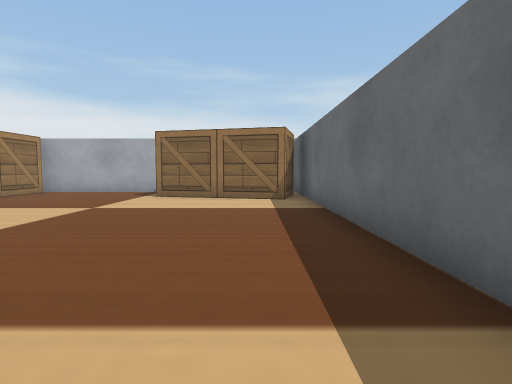
view 1 (above)

16 first-person views from a walk through a robot-simulator world made for Webots. The camera is 0.04 m above the floor, tilts 4° down and sees 80° across. The floor is counted in squares, 0.05 m on a side. Each view is taken from the middle of a square. On the plan, view 1 faces up. The plan holds only what a view shows up to about 10 squares ahead; the rest is blank. Robots are left out. Simple shapes and patterns stand in for the simulator's stock objects.

view 2
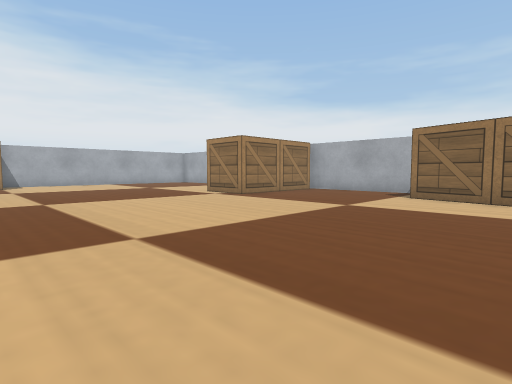

view 3
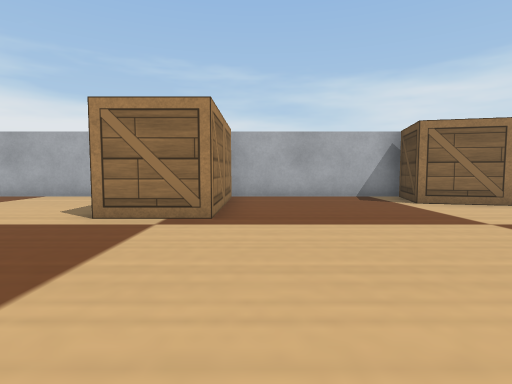

view 4
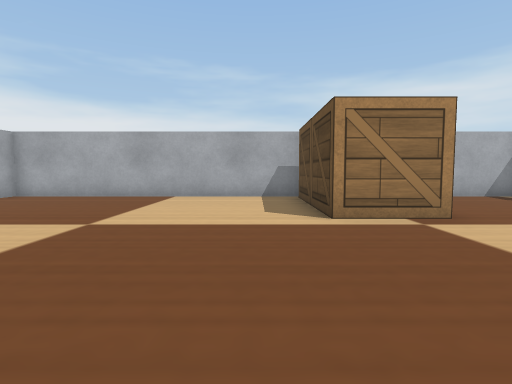

view 5
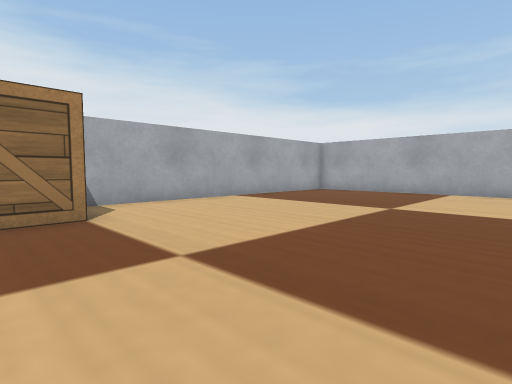

view 6
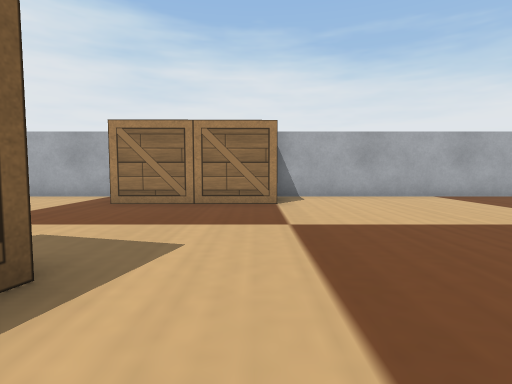

view 7
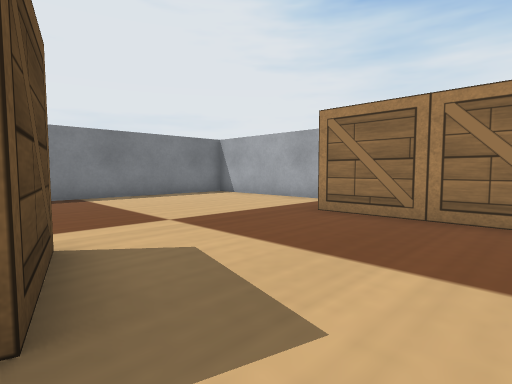

view 8
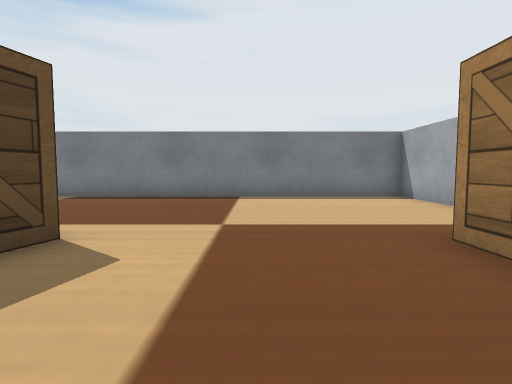

view 9
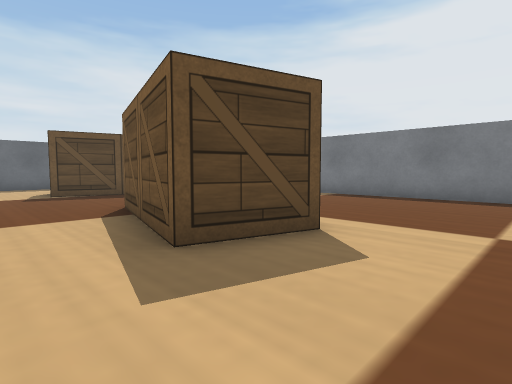

view 10
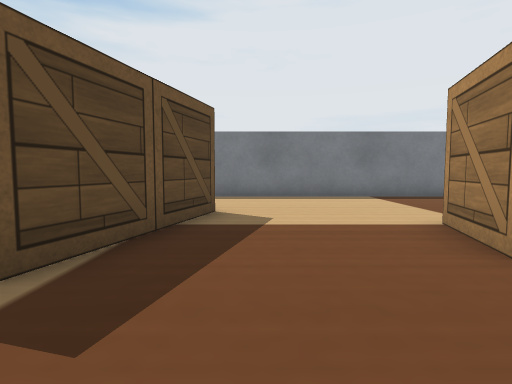

view 11
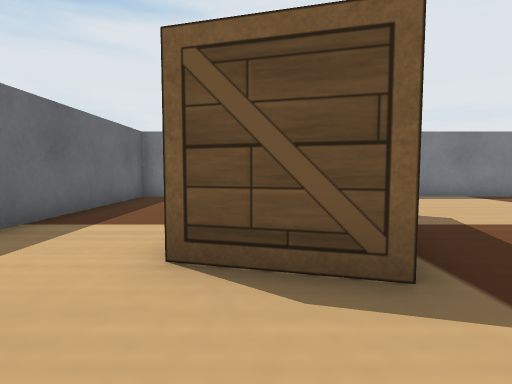

view 12
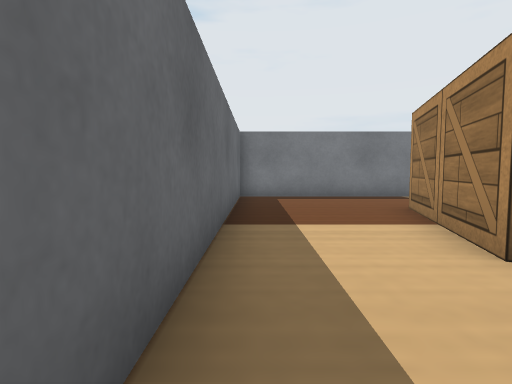

view 13
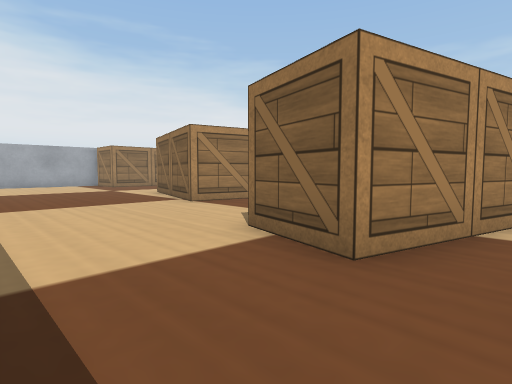

view 14
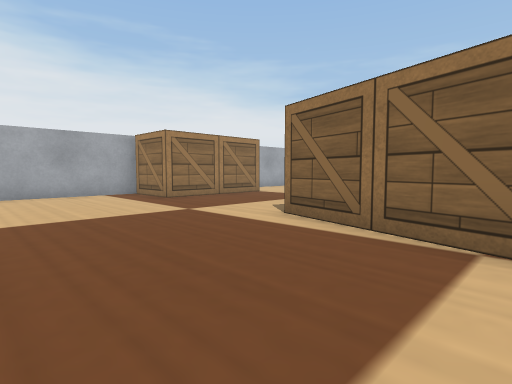

view 15
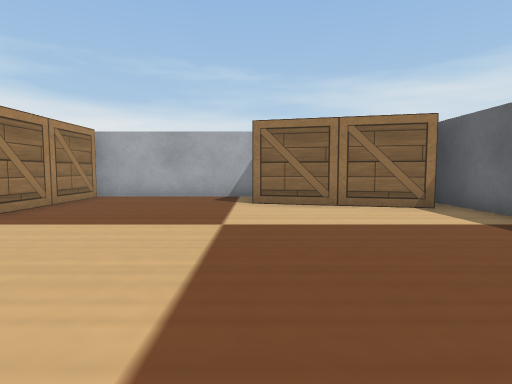

view 16
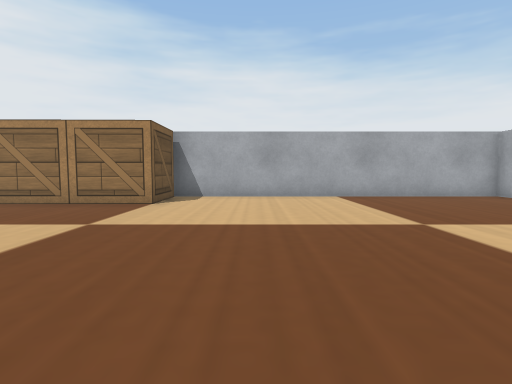

### Floor plan
Key: @ floor where view 1 was taken; # wall or solid block; . floor; B wooden box.
Columns run from 19 left of view 1 to 2 right of it. Each row starts with its distance up from view 1.
 12 ##################
 11 #........B B....B
 10 #........B B....B   B#
  9 #........B B....BBBBB#
  8 #........B B.........#
  7 #........BBB.........#
  6 #....................#
  5 #....................#
  4 #....................#
  3 #....................#
  2 #....................#
  1 #BBB.................#
  0    B...............@.#
 -1    B....BBB.....B....#
 -2  BBB...BB  BB...BBB..#
 -3 #.......BBBB...BBB...#
 -4 #..............B B...#
 -5 #..............BBB...#
 -6 #....................#
 -7 #....................#
 -8 #....................#
 -9 ######################

Positions as (right, up) in squares from view 1, and headings:
1: (0, 0), facing up
2: (0, 0), facing up-left
3: (-7, 2), facing up
4: (-11, 2), facing up
5: (-11, 0), facing up-left
6: (-9, 1), facing left
7: (-11, 1), facing down-left
8: (-14, 1), facing down
9: (-14, 1), facing down-right
10: (-5, 1), facing down
11: (-2, 1), facing down
12: (1, 1), facing down
13: (-1, -8), facing up-left
14: (-8, -7), facing up-left
15: (-3, 2), facing up
16: (-9, 4), facing left
